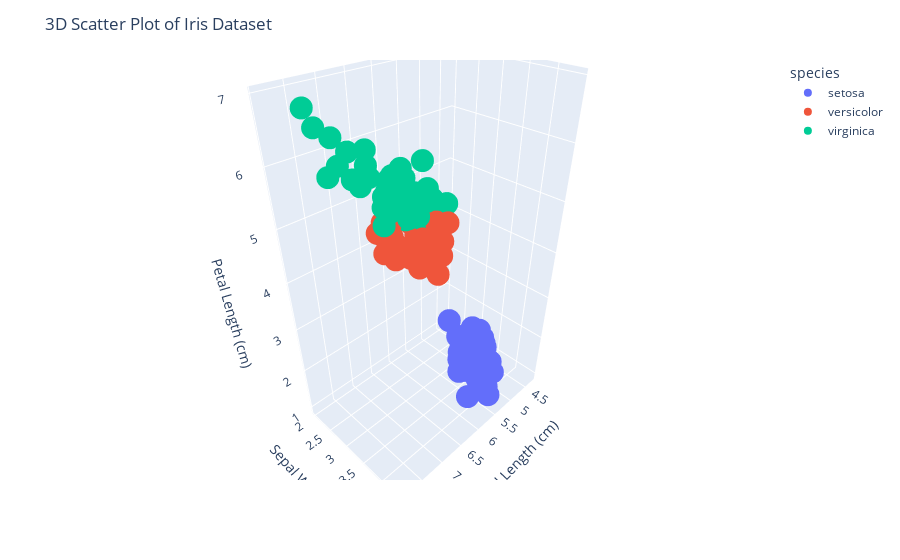

Here is the notebook cell this chart was saved with:
### Markdown cell above
Run the next cell to create an interactive 3D plot using the Iris dataset and the [Plotly library](https://dash.plotly.com/project-maintenance).

### Code cell
import plotly.express as px
from sklearn.datasets import load_iris

# Load the iris dataset using sklearn
iris_data = load_iris()
import pandas as pd

# Convert to pandas DataFrame for easier plotting
iris_df = pd.DataFrame(
    iris_data.data,
    columns=['sepal_length', 'sepal_width', 'petal_length', 'petal_width']
)
iris_df['species'] = [iris_data.target_names[i] for i in iris_data.target]

# Create 3D scatter plot
fig = px.scatter_3d(
    iris_df,
    x='sepal_length',
    y='sepal_width',
    z='petal_length',
    color='species',
    hover_data=['petal_width']
)

# Update layout for better visualization
fig.update_layout(
    title='3D Scatter Plot of Iris Dataset',
    scene=dict(
        xaxis_title='Sepal Length (cm)',
        yaxis_title='Sepal Width (cm)',
        zaxis_title='Petal Length (cm)'
    )
)

# Show the plot
fig.show()

### Figure 1 — Plotly figure (JSON) as saved in the notebook; plotly's stock layout.template omitted (floating-point values rounded to 4 significant figures)
{"data": [{"customdata": [[0.2], [0.2], [0.2], [0.2], [0.2], [0.4], [0.3], [0.2], [0.2], [0.1], [0.2], [0.2], [0.1], [0.1], [0.2], [0.4], [0.4], [0.3], [0.3], [0.3], [0.2], [0.4], [0.2], [0.5], [0.2], [0.2], [0.4], [0.2], [0.2], [0.2], [0.2], [0.4], [0.1], [0.2], [0.2], [0.2], [0.2], [0.1], [0.2], [0.2], [0.3], [0.3], [0.2], [0.6], [0.4], [0.3], [0.2], [0.2], [0.2], [0.2]], "hovertemplate": "species=setosa<br>sepal_length=%{x}<br>sepal_width=%{y}<br>petal_length=%{z}<br>petal_width=%{customdata[0]}<extra></extra>", "legendgroup": "setosa", "marker": {"color": "#636efa", "symbol": "circle"}, "mode": "markers", "name": "setosa", "scene": "scene", "showlegend": true, "type": "scatter3d", "x": [5.1, 4.9, 4.7, 4.6, 5, 5.4, 4.6, 5, 4.4, 4.9, 5.4, 4.8, 4.8, 4.3, 5.8, 5.7, 5.4, 5.1, 5.7, 5.1, 5.4, 5.1, 4.6, 5.1, 4.8, 5, 5, 5.2, 5.2, 4.7, 4.8, 5.4, 5.2, 5.5, 4.9, 5, 5.5, 4.9, 4.4, 5.1, 5, 4.5, 4.4, 5, 5.1, 4.8, 5.1, 4.6, 5.3, 5], "y": [3.5, 3, 3.2, 3.1, 3.6, 3.9, 3.4, 3.4, 2.9, 3.1, 3.7, 3.4, 3, 3, 4, 4.4, 3.9, 3.5, 3.8, 3.8, 3.4, 3.7, 3.6, 3.3, 3.4, 3, 3.4, 3.5, 3.4, 3.2, 3.1, 3.4, 4.1, 4.2, 3.1, 3.2, 3.5, 3.6, 3, 3.4, 3.5, 2.3, 3.2, 3.5, 3.8, 3, 3.8, 3.2, 3.7, 3.3], "z": [1.4, 1.4, 1.3, 1.5, 1.4, 1.7, 1.4, 1.5, 1.4, 1.5, 1.5, 1.6, 1.4, 1.1, 1.2, 1.5, 1.3, 1.4, 1.7, 1.5, 1.7, 1.5, 1, 1.7, 1.9, 1.6, 1.6, 1.5, 1.4, 1.6, 1.6, 1.5, 1.5, 1.4, 1.5, 1.2, 1.3, 1.4, 1.3, 1.5, 1.3, 1.3, 1.3, 1.6, 1.9, 1.4, 1.6, 1.4, 1.5, 1.4]}, {"customdata": [[1.4], [1.5], [1.5], [1.3], [1.5], [1.3], [1.6], [1], [1.3], [1.4], [1], [1.5], [1], [1.4], [1.3], [1.4], [1.5], [1], [1.5], [1.1], [1.8], [1.3], [1.5], [1.2], [1.3], [1.4], [1.4], [1.7], [1.5], [1], [1.1], [1], [1.2], [1.6], [1.5], [1.6], [1.5], [1.3], [1.3], [1.3], [1.2], [1.4], [1.2], [1], [1.3], [1.2], [1.3], [1.3], [1.1], [1.3]], "hovertemplate": "species=versicolor<br>sepal_length=%{x}<br>sepal_width=%{y}<br>petal_length=%{z}<br>petal_width=%{customdata[0]}<extra></extra>", "legendgroup": "versicolor", "marker": {"color": "#EF553B", "symbol": "circle"}, "mode": "markers", "name": "versicolor", "scene": "scene", "showlegend": true, "type": "scatter3d", "x": [7, 6.4, 6.9, 5.5, 6.5, 5.7, 6.3, 4.9, 6.6, 5.2, 5, 5.9, 6, 6.1, 5.6, 6.7, 5.6, 5.8, 6.2, 5.6, 5.9, 6.1, 6.3, 6.1, 6.4, 6.6, 6.8, 6.7, 6, 5.7, 5.5, 5.5, 5.8, 6, 5.4, 6, 6.7, 6.3, 5.6, 5.5, 5.5, 6.1, 5.8, 5, 5.6, 5.7, 5.7, 6.2, 5.1, 5.7], "y": [3.2, 3.2, 3.1, 2.3, 2.8, 2.8, 3.3, 2.4, 2.9, 2.7, 2, 3, 2.2, 2.9, 2.9, 3.1, 3, 2.7, 2.2, 2.5, 3.2, 2.8, 2.5, 2.8, 2.9, 3, 2.8, 3, 2.9, 2.6, 2.4, 2.4, 2.7, 2.7, 3, 3.4, 3.1, 2.3, 3, 2.5, 2.6, 3, 2.6, 2.3, 2.7, 3, 2.9, 2.9, 2.5, 2.8], "z": [4.7, 4.5, 4.9, 4, 4.6, 4.5, 4.7, 3.3, 4.6, 3.9, 3.5, 4.2, 4, 4.7, 3.6, 4.4, 4.5, 4.1, 4.5, 3.9, 4.8, 4, 4.9, 4.7, 4.3, 4.4, 4.8, 5, 4.5, 3.5, 3.8, 3.7, 3.9, 5.1, 4.5, 4.5, 4.7, 4.4, 4.1, 4, 4.4, 4.6, 4, 3.3, 4.2, 4.2, 4.2, 4.3, 3, 4.1]}, {"customdata": [[2.5], [1.9], [2.1], [1.8], [2.2], [2.1], [1.7], [1.8], [1.8], [2.5], [2], [1.9], [2.1], [2], [2.4], [2.3], [1.8], [2.2], [2.3], [1.5], [2.3], [2], [2], [1.8], [2.1], [1.8], [1.8], [1.8], [2.1], [1.6], [1.9], [2], [2.2], [1.5], [1.4], [2.3], [2.4], [1.8], [1.8], [2.1], [2.4], [2.3], [1.9], [2.3], [2.5], [2.3], [1.9], [2], [2.3], [1.8]], "hovertemplate": "species=virginica<br>sepal_length=%{x}<br>sepal_width=%{y}<br>petal_length=%{z}<br>petal_width=%{customdata[0]}<extra></extra>", "legendgroup": "virginica", "marker": {"color": "#00cc96", "symbol": "circle"}, "mode": "markers", "name": "virginica", "scene": "scene", "showlegend": true, "type": "scatter3d", "x": [6.3, 5.8, 7.1, 6.3, 6.5, 7.6, 4.9, 7.3, 6.7, 7.2, 6.5, 6.4, 6.8, 5.7, 5.8, 6.4, 6.5, 7.7, 7.7, 6, 6.9, 5.6, 7.7, 6.3, 6.7, 7.2, 6.2, 6.1, 6.4, 7.2, 7.4, 7.9, 6.4, 6.3, 6.1, 7.7, 6.3, 6.4, 6, 6.9, 6.7, 6.9, 5.8, 6.8, 6.7, 6.7, 6.3, 6.5, 6.2, 5.9], "y": [3.3, 2.7, 3, 2.9, 3, 3, 2.5, 2.9, 2.5, 3.6, 3.2, 2.7, 3, 2.5, 2.8, 3.2, 3, 3.8, 2.6, 2.2, 3.2, 2.8, 2.8, 2.7, 3.3, 3.2, 2.8, 3, 2.8, 3, 2.8, 3.8, 2.8, 2.8, 2.6, 3, 3.4, 3.1, 3, 3.1, 3.1, 3.1, 2.7, 3.2, 3.3, 3, 2.5, 3, 3.4, 3], "z": [6, 5.1, 5.9, 5.6, 5.8, 6.6, 4.5, 6.3, 5.8, 6.1, 5.1, 5.3, 5.5, 5, 5.1, 5.3, 5.5, 6.7, 6.9, 5, 5.7, 4.9, 6.7, 4.9, 5.7, 6, 4.8, 4.9, 5.6, 5.8, 6.1, 6.4, 5.6, 5.1, 5.6, 6.1, 5.6, 5.5, 4.8, 5.4, 5.6, 5.1, 5.1, 5.9, 5.7, 5.2, 5, 5.2, 5.4, 5.1]}], "layout": {"legend": {"title": {"text": "species"}, "tracegroupgap": 0}, "margin": {"t": 60}, "scene": {"domain": {"x": [0, 1], "y": [0, 1]}, "xaxis": {"title": {"text": "Sepal Length (cm)"}}, "yaxis": {"title": {"text": "Sepal Width (cm)"}}, "zaxis": {"title": {"text": "Petal Length (cm)"}}}, "title": {"text": "3D Scatter Plot of Iris Dataset"}}}
